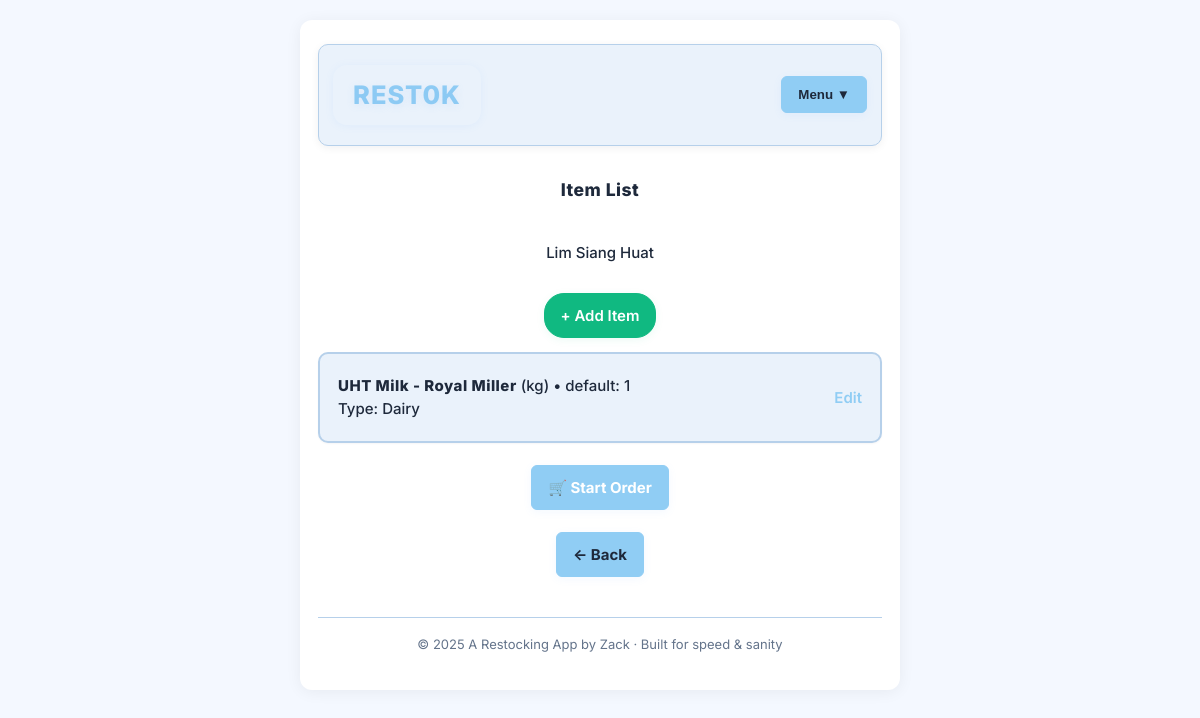
The page /suppliers/1/items on the database as committed earlier.
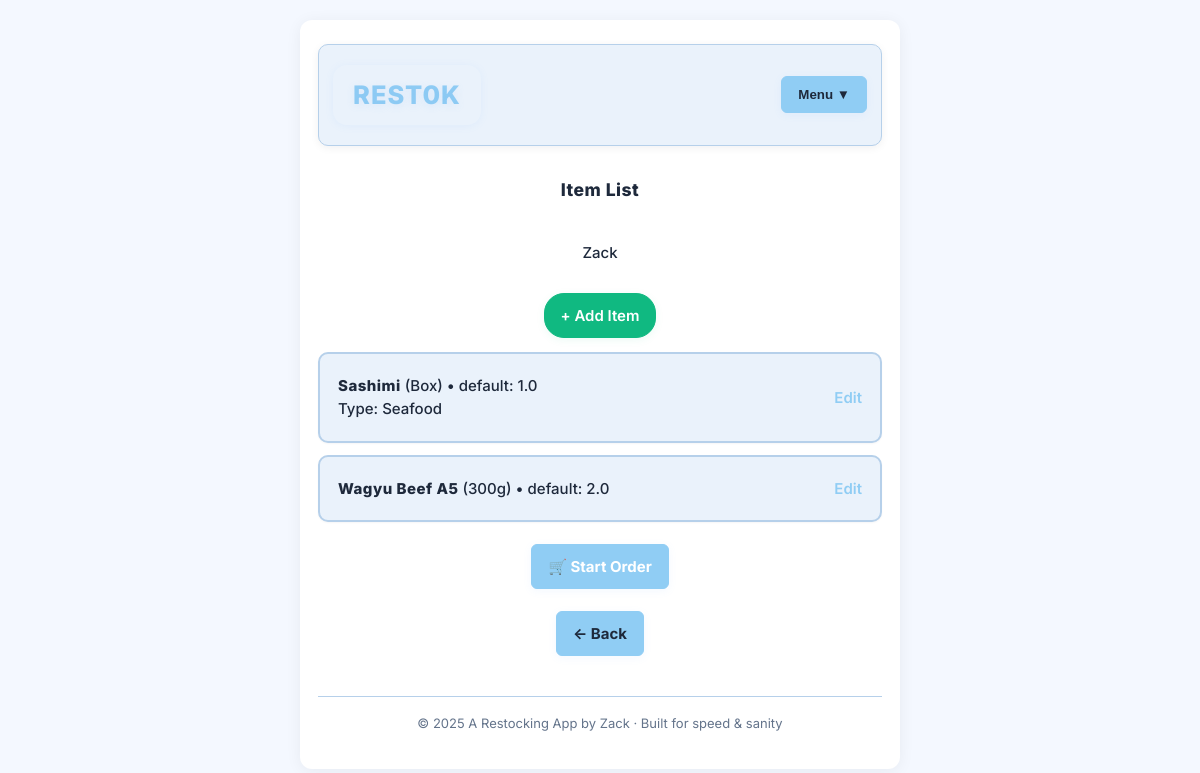
The same page on the database as committed later.
### models.py (models this page shows)
class Supplier(db.Model):
    __tablename__ = "suppliers"
    id = db.Column(db.Integer, primary_key=True)
    name = db.Column(db.String(100), nullable=False)
    email = db.Column(db.String(100), nullable=True)
    phone = db.Column(db.String(20), nullable=False)
    category = db.Column(db.String(64))
    notes = db.Column(db.Text, nullable=True)
    items = db.relationship("Item", backref="supplier", cascade="all, delete-orphan")

class Item(db.Model):
    __tablename__ = "items"
    id = db.Column(db.Integer, primary_key=True)
    supplier_id = db.Column(db.Integer, db.ForeignKey("suppliers.id"), nullable=False)
    name = db.Column(db.String(160), nullable=False)
    unit = db.Column(db.String(32), nullable=False)  # kg, pkt, carton, tin
    default_qty = db.Column(db.Float, nullable=False, default=1)
    item_type = db.Column(db.String(64), nullable=True)  # Dry, Frozen, Vegetables, etc.
    active = db.Column(db.Boolean, nullable=False, default=True)
    __table_args__ = (
        db.UniqueConstraint("supplier_id", "name", name="uq_item_per_supplier"),
    )

### app.py (the view)
    @app.get("/suppliers/<int:supplier_id>/items")
    def supplier_items(supplier_id):
        supplier = Supplier.query.get_or_404(supplier_id)
        items = (
            Item.query.filter_by(supplier_id=supplier.id, active=True)
            .order_by(Item.name.asc())
            .all()
        )
        return render_template("items_list.html", supplier=supplier, items=items)

### templates/items_list.html
{% extends "base.html" %}
{% block content %}
<h3> Item List </h3>
<p>{{ supplier.name }}</p>
<div class="row">
  <a href="/suppliers/{{ supplier.id }}/items/new" class="btn btn-add-item">+ Add Item</a>
</div>
<div class="grid">
  {% for it in items %}
  <div class="card row">
    <div style="flex:1">
      <div><strong>{{ it.name }}</strong> ({{ it.unit }}) • default: {{ it.default_qty }}</div>
      {% if it.item_type %}<div>Type: {{ it.item_type }}</div>{% endif %}
    </div>
    <a href="/items/{{ it.id }}/edit">Edit</a>
  </div>
  {% else %}
  <div class="card">No items yet. Add your first one.</div>
  {% endfor %}
</div>
<div class="row" style="margin: 8px 0;">
  <a href="/suppliers/{{ supplier.id }}/order" class="btn primary" style="color:#fff;">🛒 Start Order</a>
</div>
<div class="row" style="margin-bottom: 16px;">
  <a href="{{ url_for('suppliers_list') }}" class="btn" style="margin-left:0;">
    ← Back
  </a>
</div>
{% set back_url = url_for('suppliers_list') %}
{% endblock %}

### templates/base.html (shortened to what this page needs)
<!doctype html>
<html lang="en">
<head>
  <link rel="stylesheet" href="{{ url_for('static', filename='style.css') }}" />
</head>
<body>
  <div class="container">
    <header class="site-header" data-header>
      <div class="brand" style="display:flex; justify-content:center; align-items:center; width:100%;">
        <a href="{{ url_for('suppliers_list') }}">
        </a>
      </div>
      <div style="height:24px;"></div>
      <nav class="nav" data-nav aria-label="Primary">
        <div class="dropdown">
          <button class="btn" id="navDropdown" aria-haspopup="true" aria-expanded="false">
            Menu ▼
          </button>
        </div>
      </nav>
    </header>
    <main id="main" class="section" style="display:flex; flex-direction:column; align-items:center; width:100%;">
      {% block content %}{% endblock %}
    </main>
    <footer class="site-footer" style="text-align:center;">
      <div class="muted">© {{ 2025 }} A Restocking App by Zack · Built for speed & sanity</div>
    </footer>
  </div>
</body>
</html>

### static/style.css (style rules this page uses)
*, *::before, *::after { box-sizing: border-box; }
html, body { height: 100%; margin: 0; font: var(--fs)/1.55 var(--font); color: var(--text); background: var(--bg); padding: 0; }
:root { --bg: #f4f8ff; --card: #eaf2fb; --text: #1e293b; --muted: #64748b; --brand: #90cdf4; --brand-600: #60a5fa; --accent: #90cdf4; --accent-600: #60a5fa; --border: #b6d0ea; --ring: rgba(96, 165, 250, .18); --shadow-sm: 0 1px 2px rgba(16, 24, 40, .04); --shadow: 0 2px 8px rgba(16, 24, 40, .06); --radius-sm: 6px; --radius: 10px; --radius-lg: 14px; --font: "Inter", system-ui, -apple-system, Segoe UI, Roboto, "Helvetica Neue", Arial, sans-serif; --fs-xs: 12px; --fs-sm: 13px; --fs: 15px; --fs-md: 16px; --fs-lg: 18px; --fs-xl: 22px; --sp-1: 6px; --sp-2: 10px; --sp-3: 12px; --sp-4: 14px; --sp-5: 16px; --sp-6: 20px; --sp-8: 24px; }
body { padding: var(--sp-6); -webkit-font-smoothing: antialiased; -moz-osx-font-smoothing: grayscale; }
.container { max-width: 600px; margin: 0 auto; padding: 24px 18px; box-sizing: border-box; background: #fff; border-radius: 12px; box-shadow: 0 2px 16px rgba(0, 0, 0, 0.06); }
.site-header { position: sticky; top: 8px; z-index: 10; display: grid; grid-template-columns: auto 1fr auto; gap: var(--sp-3); align-items: center; margin-bottom: var(--sp-5); padding: var(--sp-3) var(--sp-4); background: var(--card); border: 1px solid var(--border); border-radius: var(--radius); box-shadow: var(--shadow); transition: background .2s ease, border-color .2s ease, box-shadow .2s ease, transform .08s ease; }
.brand { display: flex; align-items: center; padding: 8px 0; }
.brand a { font-weight: 800; font-size: 1.7rem; letter-spacing: 1px; padding: 10px 20px; border-radius: var(--radius-lg); background: linear-gradient(90deg, var(--brand), var(--accent) 80%); color: transparent; -webkit-background-clip: text; background-clip: text; -webkit-text-fill-color: transparent; text-shadow: 0 2px 8px rgba(96,165,250,0.12); box-shadow: 0 1px 8px rgba(96,165,250,0.08); transition: background 0.2s, color 0.2s; display: inline-block; }
.nav { display: flex; gap: var(--sp-2); flex-wrap: wrap; justify-content: flex-end; }
.btn { display: inline-flex; align-items: center; gap: 8px; padding: 10px 16px; border-radius: var(--radius-sm); border: 1px solid var(--brand); background: linear-gradient(90deg, var(--brand) 70%, var(--accent) 100%); color: #1e293b; text-decoration: none; cursor: pointer; font-weight: 700; box-shadow: 0 2px 8px rgba(96,165,250,0.08); transition: background .15s, border-color .15s, box-shadow .15s; }
.btn.primary { background: linear-gradient(90deg, var(--accent) 60%, var(--brand) 100%); border-color: var(--accent); color: #fff; }
.section { display: grid; gap: var(--sp-4); }
.card { background: var(--card); border: 2px solid var(--border); border-radius: var(--radius); box-shadow: var(--shadow-sm); padding: 20px 18px; overflow-wrap: break-word; word-break: break-word; box-sizing: border-box; }
.site-footer { margin-top: var(--sp-8); padding: var(--sp-5) 0 var(--sp-3); color: var(--muted); font-size: var(--fs-sm); border-top: 1px solid var(--border); }
.grid { display: flex; flex-direction: column; gap: var(--sp-3); width: 100%; align-items: center; }
.row { display: flex; flex-direction: row; gap: var(--sp-3); align-items: center; justify-content: center; width: 100%; flex-wrap: wrap; }
a, button, .btn, [role="button"] { outline: none; }
.dropdown { position: relative; display: inline-block; }
.btn, .btn.primary, .btn-add-item, .supplier-action-btn, .order-btn { background: var(--brand); color: #1e293b; border-color: var(--brand); font-weight: 700; box-shadow: 0 2px 8px rgba(96,165,250,0.08); border-radius: var(--radius-sm); transition: background .15s, border-color .15s, box-shadow .15s; }
.btn-add-item { background: #10b981; color: #fff; border-color: #10b981; font-weight: 600; border-radius: 20px; box-shadow: 0 2px 8px rgba(16,185,129,0.08); }
h1, h2, h3, h4, h5, h6 { font-family: var(--font); font-weight: 800; color: #1e293b; letter-spacing: 0.5px; margin-top: 0.8em; margin-bottom: 0.5em; background: none; }
body, p, li, td, th, label, span, div { font-family: var(--font); color: var(--text); font-weight: 500; background: none; }
.muted, .cell-muted { color: var(--muted) !important; font-weight: 400; }
strong, b { color: #1e293b; font-weight: 800; letter-spacing: 0.5px; }
a { color: var(--brand); text-decoration: none; font-weight: 600; transition: color 0.15s; }

Rows that differ between the two databases and show on the page:
no longer on this page (row edited): Item: name "UHT Milk - Royal Miller", unit "kg", default_qty "1", item_type "Dairy"
changed Supplier: name "Lim Siang Huat" → "Zack"
added Item: name "Sashimi", unit "Box", default_qty "1.0", item_type "Seafood"
added Item: name "Wagyu Beef A5", unit "300g", default_qty "2.0"
